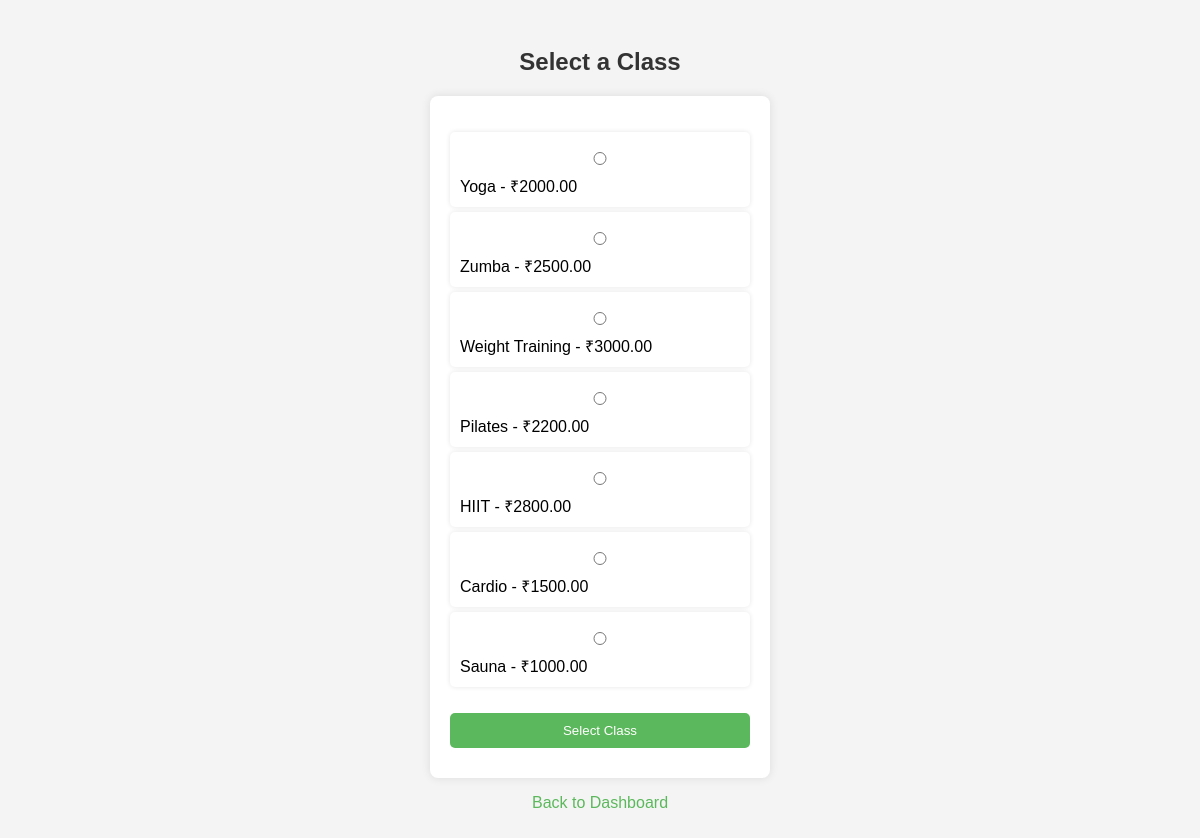
Page /select_class.php (signed in) on the committed database.
### tables this page shows
CREATE TABLE `classes` (
  `id` int(11) NOT NULL,
  `name` varchar(100) NOT NULL,
  `description` text NOT NULL,
  `duration` int(11) NOT NULL,
  `price` decimal(10,2) NOT NULL,
  `class_name` varchar(255) DEFAULT NULL
);

### select_class.php (the view, shortened to what this page needs)
<?php
require 'config.php';
$stmt = $pdo->query("SELECT * FROM classes");
$classes = $stmt->fetchAll(PDO::FETCH_ASSOC);
?>
<!DOCTYPE html>
<html lang="en">
<head>
    <link rel="stylesheet" href="styles.css">
</head>
<body>
    <h2>Select a Class</h2>
    <form method="POST" action="">
        <ul>
            <?php foreach ($classes as $class): ?>
                <li>
                    <input type="radio" name="class_id" value="<?php echo htmlspecialchars($class['id']); ?>" required>
                    <?php echo htmlspecialchars($class['name']); ?> - ₹<?php echo htmlspecialchars($class['price']); ?>
                </li>
            <?php endforeach; ?>
        </ul>
        <button type="submit">Select Class</button>
    </form>
    <p><a href="dashboard.php">Back to Dashboard</a></p>
</body>
</html>

### styles.css (style rules this page uses)
body { font-family: Arial, sans-serif; background-color: #f4f4f4; padding: 20px; }
form { background: #fff; padding: 20px; max-width: 300px; margin: 0 auto; border-radius: 8px; box-shadow: 0 0 10px rgba(0, 0, 0, 0.1); }
h2 { text-align: center; margin-bottom: 20px; }
input, button { width: 100%; padding: 10px; margin: 10px 0; border-radius: 5px; border: 1px solid #ddd; }
button { background-color: #5cb85c; color: #fff; border: none; cursor: pointer; }
a { color: #5cb85c; text-decoration: none; }
ul { list-style-type: none; padding: 0; }
li { background: #fff; padding: 10px; margin-bottom: 5px; border-radius: 5px; box-shadow: 0 0 5px rgba(0, 0, 0, 0.1); }
p { text-align: center; }
h2, h3 { color: #333; }

### rows in the picture
classes: name "Yoga", price "2000.00"
classes: name "Zumba", price "2500.00"
classes: name "Weight Training", price "3000.00"
classes: name "Pilates", price "2200.00"
classes: name "HIIT", price "2800.00"
classes: name "Cardio", price "1500.00"
classes: name "Sauna", price "1000.00"
